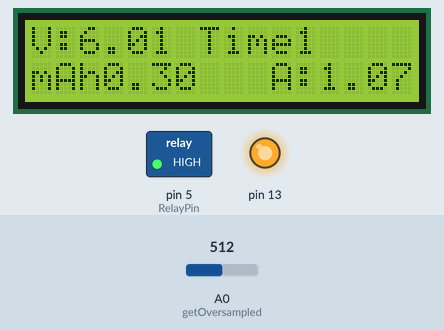
Recording of a sketch running on a simulated Arduino Uno, built with avr-gcc and run on an emulated ATmega328P. Parts: 16×2 character LCD, switched loads named in the sketch (green lamp = pin HIGH), output pins drawn as LEDs (lit = HIGH). Dashed ring = blinking. The test bench sets the inputs (shaded band); at power-on: A0 (getOversampled) = 512.

Above: at 1.3 s.
1.4 s: A0 (getOversampled) set to 270
At 2.8 s:
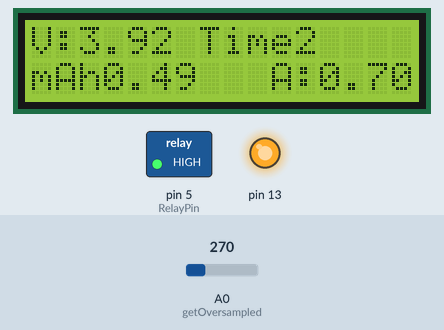
4.4 s: A0 (getOversampled) set to 242
At 5.47 s:
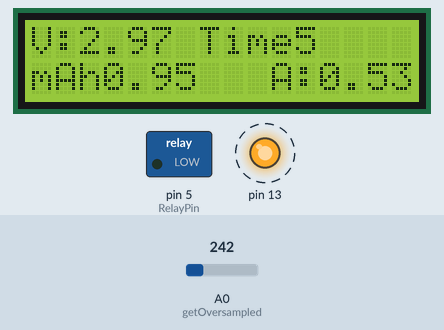
Timing chart, 0 to 13.4 s (numbered marks = the images above; inputs shaded):
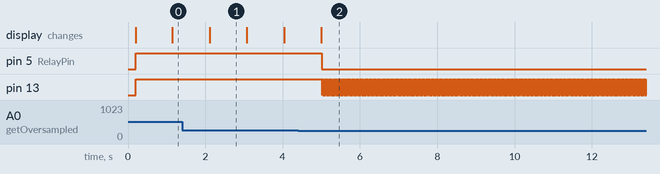

The sketch:

_18650Tester_GodEdition.ino
```cpp
#include <Wire.h> ]
#include <LiquidCrystal_I2C.h>
LiquidCrystal_I2C lcd(0x38, 16, 2);


float Resistor = 5.6; //Сопротивление основного резистора
float R1 = 67.6; //Сопротивление нижнего плеча делителя напряжение
float R2 = 670.0; //Сопротивление верхнего плеча делителя напряжение
float LowBat = 3.0; //Нижний порог рассчета напряжения
int DataPin = 0; //Аналоговый порт с которого ардуина будет читать напряжение
int RelayPin = 5; //Контакт реле

//Служебные переменные, не трогать
int Time = 0;
bool TestEnd = false;
bool LightState = 0;
float Volt = 0;
float Current = 0;
float Ah = 0;
float Vbat = 0;


void setup()
{
  //Настраиваем индикатор и реле
  pinMode(13, OUTPUT);
  pinMode(RelayPin, OUTPUT);
  digitalWrite(13, LOW);

  //Включаем внутренний источник опорного напряжения
  analogReference(INTERNAL);

  //Инициализируем дисплей
  lcd.begin();
  lcd.backlight();

  // Печатаем тексты
  lcd.print("18650 EasyTest");
  delay (100);
  lcd.clear();
  lcd.setCursor(0, 0);
  lcd.print("Bat ?");
}

// Собственно расчёты и вывод на дисплей
void loop()
{
  Volt = getOversampled(1); // Читаем напряжение

  if ( Volt <= LowBat )
  {
    digitalWrite(RelayPin, 0);
    LightState = 1 - LightState;
    digitalWrite(13, LightState);
    TestEnd = true;
  }

  if (TestEnd == false)
  {
    if ( Volt >= LowBat )
    {
      digitalWrite(13, HIGH);
      digitalWrite(RelayPin, 1);
      Volt = getOversampled(90); // Читаем усредненное напряжение (90 выборок)
      Current = Volt / Resistor; // Рассчитываем ток по формуле I=u/r
      Ah = Ah + Current / 3600; //Добавляем к емкости сожранные мА

      Time++; //Добавляем секунду к таймеру

      // Выводим напряжение на батарее
      lcd.setCursor(0, 0);
      lcd.print("V:");
      lcd.setCursor(2, 0);
      lcd.print(Volt);

      // Выводим время теста
      lcd.setCursor(7, 0);
      lcd.print("Time:");
      lcd.setCursor(11, 0);
      lcd.print(Time);
      //lcd.print(Time/60); //Раскоментировать для вывода времени в минутах

      // Выводим емкость
      lcd.setCursor(0, 1);
      lcd.print("mAh:");
      lcd.setCursor(3, 1);
      lcd.print(Ah * 1000);

      //Выводим текущий ток цепи
      lcd.setCursor(10, 1);
      lcd.print("A:");
      lcd.setCursor(12, 1);
      lcd.print(Current);
    }
  }
}

//Функция получения напряжения батареи
float getOversampled(int count) {
  float arefv = 0;
  float vout = 0;
  for (int i = 0; i < count; i++) {
    arefv = (analogRead(A0) * 1.1) / 1023.0; //Читаем сырое значение и умножаем на ширину ацп
    vout = vout + (arefv / (R1 / (R2 + R1))); //Делим сырое значение с учетом номинала резисторного делителя и добавляем к результату
    delay (10); //ждем 10 милисекунд
  }
  return vout / count ; //Делим результат на кол-во измерений
}
```

Measured:
- the behaviour switches between 256 and 255 on A0 (getOversampled) (found by bisection; images 1 and 2)
- after the input at 4.4 s, pin 5 (RelayPin): HIGH → LOW after 0.61 s; pin 13: alternates HIGH for 0.01 s and LOW for 0.01 s, starting after 0.62 s
- what the display in image 1 shows lasts 1.0 s, from 2.1 s to 3.1 s
